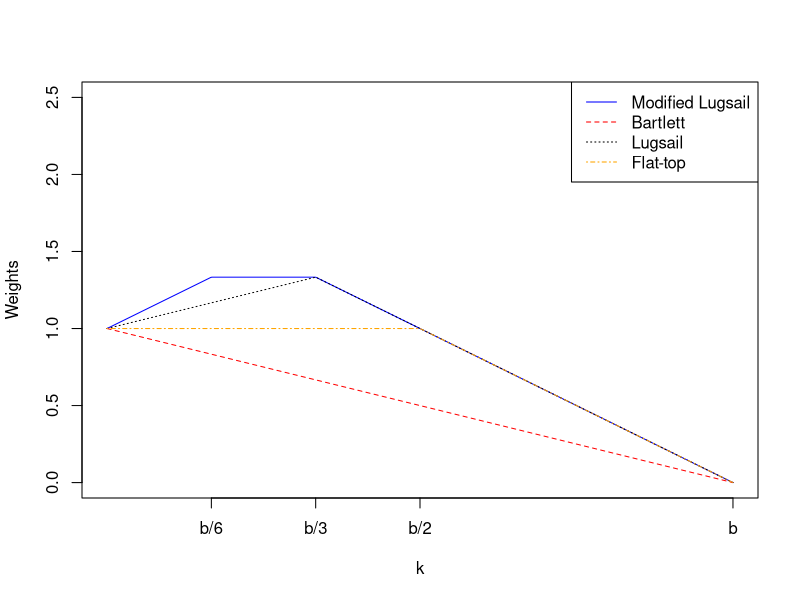

This chart was generated by the following R code:
## ---- chunk 1
# Modified Lag Window Function

#define the lugsail function
 m.lug <- function(k,b,c,r,s){
   wn1 <- ifelse((0 <= abs(k) & abs(k) <= b), (1/(1-c))*(1-abs(k)/b),0)
   wn2 <- ifelse((0 <= abs(k) & abs(k) <= b/r), (1/(3*(1-c)))*(1-abs(k)/(b/r)),0)
   wn2.l <- ifelse((0 <= abs(k) & abs(k) <= b/r), (c/(1-c))*(1-abs(k)/(b/r)),0)
   wn3 <- ifelse((0 <= abs(k) & abs(k) <= b/s), ((3*c-1)/(3*(1-c)))*(1-abs(k)/(b/s)),0)
   wnlm <- wn1 - wn2 - wn3
   wnb <- ifelse((0 <= abs(k) & abs(k) <= b), (1-abs(k)/b),0)
   wnb2 <- ifelse((0 <= abs(k) & abs(k) <= b/2), (1-abs(k)/(b/2)),0)
   wnl <- wn1 - wn2.l
   wnft <- 2*wnb - wnb2
   return(c(wnlm,wnb,wnl,wnft))
 }


b <- 50
k <- seq(0,b,0.1)
wn.lapply <- lapply(k, function(i) m.lug(i,b, 1/2, 3, 6))
wn <- do.call(rbind, wn.lapply)

pdf("lagwindows.pdf")
plot(k, wn[,1], type = "l", ylim = c(0,2.5), col = "blue", ylab = "Weights", xaxt='n', lty = 1)
lines(k, wn[,2], col = "red", lty = 2)
lines(k,wn[,3], col = "black", lty = 3)
lines(k,wn[,4], col = "orange", lty =4)
axis(1, at = c(50/6,50/3, 50/2,50), labels = c("b/6","b/3","b/2","b"))

legend("topright", legend = c("Modified Lugsail", "Bartlett", "Lugsail","Flat-top"),
       lty = c(1,2,3,4), col = c("blue","red","black","orange"))
dev.off()

